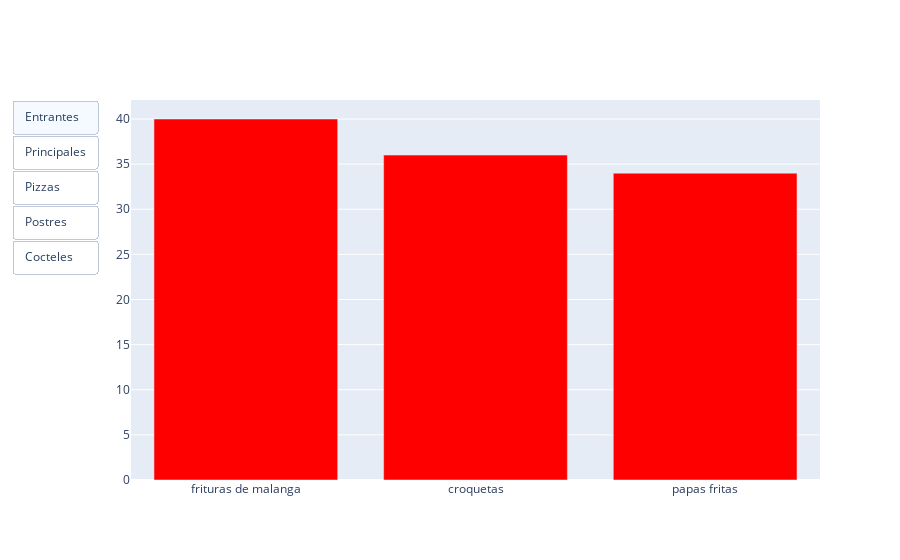

Notebook code for this chart:
### Markdown cell above
Ay!!, mijo lo único que te va a pedir tu madre es que por favor no me pongas a preparar moderneses tu sabes que mi cocina es a la antigua y compra sazones naturales que para tí no es novedad el odio que le tengo a cocinar con polvitos de esos.

-Alejandro: Tranquila vieja, aquí se cocina lo que tú digas y sabes que no hay cosa que nos guste más a nosotros que los platillos comunes, aqui no somos de caviar, ni de salmón, hasta el restaurante mas glamuroso de La Habana tiene que tener en su menú una oferta de ropa vieja y unas buenas croquetas.

### Code cell
#Grafico de barras que muestra cuales son los 3 (entrantes,principales,pizzas,postres,cocteles) mas comunes en los menu :)

entrantes_nombres = []
entrantes_comunes = []

for i, row in data.iterrows():
    menu = row["menu"]
    if isinstance(menu, dict) and "starters" in menu:  
        for starter in menu["starters"]:
            nombre = starter.get("item_name")
            if nombre is not None: 
                nombre_igualado =bp.i_nombre(nombre)
                entrantes_nombres.append(nombre_igualado)
counter = Counter(entrantes_nombres)
tres_mas_comunes = counter.most_common(3)
for nombre, frecuencia in tres_mas_comunes:
    entrantes_comunes.append((nombre, frecuencia))
    

principales_nombres = []
principales_comunes = []

for i, row in data.iterrows():
    menu = row["menu"]
    if isinstance(menu, dict) and "mains" in menu:  
        for starter in menu["mains"]:
            nombre = starter.get("item_name")
            if nombre is not None: 
                nombre_igualado = bp.i_nombre(nombre)
                principales_nombres.append(nombre_igualado)
counter = Counter(principales_nombres)
tres_mas_comunes = counter.most_common(3)
for nombre, frecuencia in tres_mas_comunes:
    principales_comunes.append((nombre, frecuencia))

pizza_nombres = []
pizza_comunes = []

for i, row in data.iterrows():
    menu = row["menu"]
    if isinstance(menu, dict) and "pizza" in menu:  
        for starter in menu["pizza"]:
            nombre = starter.get("item_name")
            if nombre is not None: 
                nombre_igualado = bp.i_nombre(nombre)
                pizza_nombres.append(nombre_igualado)
counter = Counter(pizza_nombres)
tres_mas_comunes = counter.most_common(3)
for nombre, frecuencia in tres_mas_comunes:
    pizza_comunes.append((nombre, frecuencia))

postres_nombres = []
postres_comunes = []

for i, row in data.iterrows():
    menu = row["menu"]
    if isinstance(menu, dict) and "desserts" in menu:  
        for starter in menu["desserts"]:
            nombre = starter.get("item_name")
            if nombre is not None: 
                nombre_igualado = bp.i_nombre(nombre)
                postres_nombres.append(nombre_igualado)
counter = Counter(postres_nombres)
tres_mas_comunes = counter.most_common(3)
for nombre, frecuencia in tres_mas_comunes:
    postres_comunes.append((nombre, frecuencia))


cocteles_nombres = []
cocteles_comunes = []
for i, row in data.iterrows():
    menu = row["menu"]
    if isinstance(menu, dict) and "cocktails" in menu:  
        for cocktail in menu["cocktails"]:
            nombre = cocktail.get("item_name")
            if nombre is not None: 
                nombre_igualado = bp.i_nombre(nombre)
                cocteles_nombres.append(nombre_igualado)
counter = Counter(cocteles_nombres)
tres_mas_comunes = counter.most_common(3)
for nombre, frecuencia in tres_mas_comunes:
    cocteles_comunes.append((nombre, frecuencia))

starters = entrantes_comunes
mains = principales_comunes
pizzas = pizza_comunes
desserts = postres_comunes
cocktails = cocteles_comunes

grafico_starters = bp.c_grafico(starters, "Entrantes", "red")
grafico_mains = bp.c_grafico(mains, "Principales", "blue")
grafico_pizzas = bp.c_grafico(pizzas, "Pizzas","green")
grafico_desserts = bp.c_grafico(desserts, "Postres", "orange")
grafico_cocktails = bp.c_grafico(cocktails, "Cocteles", "purple")


fig = go.Figure()


fig.add_traces([grafico_starters, grafico_mains, grafico_pizzas, grafico_desserts, grafico_cocktails])

fig.update_traces(visible=False)
fig.data[0].visible = True  


buttons = [
    dict(label="Entrantes", method="update", args=[{"visible": [True, False, False, False, False]}, {"title": "Entrantes mas comunes"}]),
    dict(label="Principales", method="update", args=[{"visible": [False, True, False, False, False]}, {"title": "Principales mas comunes"}]),
    dict(label="Pizzas", method="update", args=[{"visible": [False, False, True, False, False]}, {"title": "Pizzas mas comunes"}]),
    dict(label="Postres", method="update", args=[{"visible": [False, False, False, True, False]}, {"title": "Postres mas comunes"}]),
    dict(label="Cocteles", method="update", args=[{"visible": [False, False, False, False, True]}, {"title": "Cocteles mas comunes"}]),]
   
fig.update_layout(
    updatemenus=[
        dict(
            type="buttons",
            showactive=True,
            buttons=buttons,
        )
    ]
)

pio.show(fig)

### Figure 1 — Plotly figure (JSON) as saved in the notebook; plotly's stock layout.template omitted (floating-point values rounded to 4 significant figures)
{"data": [{"marker": {"color": "red"}, "name": "Entrantes", "type": "bar", "visible": true, "x": ["frituras de malanga", "croquetas", "papas fritas"], "y": [40, 36, 34]}, {"marker": {"color": "blue"}, "name": "Principales", "type": "bar", "visible": false, "x": ["ropa vieja", "bistec de cerdo", "vaca frita"], "y": [38, 25, 20]}, {"marker": {"color": "green"}, "name": "Pizzas", "type": "bar", "visible": false, "x": ["pizza napolitana", "pizza hawaiana", "pizza de queso"], "y": [30, 25, 17]}, {"marker": {"color": "orange"}, "name": "Postres", "type": "bar", "visible": false, "x": ["flan", "copa de helado", "copa lolita"], "y": [17, 15, 13]}, {"marker": {"color": "purple"}, "name": "Cocteles", "type": "bar", "visible": false, "x": ["cuba libre", "mojito", "pina colada"], "y": [62, 58, 55]}], "layout": {"updatemenus": [{"buttons": [{"args": [{"visible": [true, false, false, false, false]}, {"title": "Entrantes mas comunes"}], "label": "Entrantes", "method": "update"}, {"args": [{"visible": [false, true, false, false, false]}, {"title": "Principales mas comunes"}], "label": "Principales", "method": "update"}, {"args": [{"visible": [false, false, true, false, false]}, {"title": "Pizzas mas comunes"}], "label": "Pizzas", "method": "update"}, {"args": [{"visible": [false, false, false, true, false]}, {"title": "Postres mas comunes"}], "label": "Postres", "method": "update"}, {"args": [{"visible": [false, false, false, false, true]}, {"title": "Cocteles mas comunes"}], "label": "Cocteles", "method": "update"}], "showactive": true, "type": "buttons"}]}}
